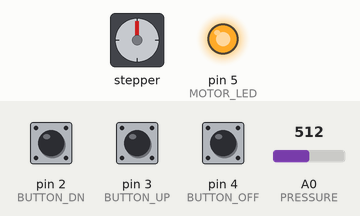
Bench run of a sketch on a simulated Arduino Uno, built with avr-gcc and run on an emulated ATmega328P. Shown: stepper motor, output pins drawn as LEDs (lit = HIGH). The inputs (shaded band) are chosen by the test bench; at power-on: A0 (PRESSURE) = 512, pin 2 (BUTTON_DN) LOW, pin 3 (BUTTON_UP) LOW, pin 4 (BUTTON_OFF) HIGH. Stepper angles assume 200 steps per turn.

Above: at 1.2 s.
1.3 s: A0 (PRESSURE) set to 529
At 1.45 s:
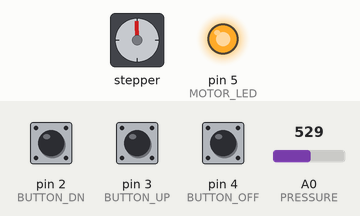
At 2.05 s:
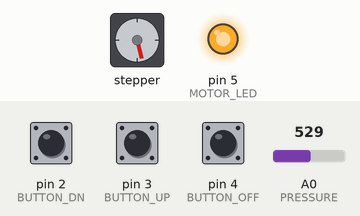
Timing chart, 0 to 19.3 s (numbered marks = the images above; inputs shaded):
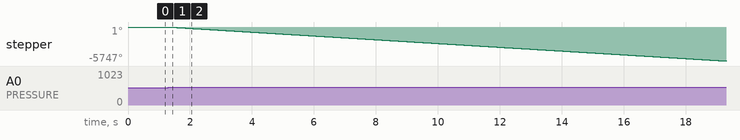

Measured:
- the behaviour switches between 512 and 513 on A0 (PRESSURE) (found by bisection; images 0 and 1)
- after the input at 1.3 s, stepper: keeps turning counter-clockwise at about 319°/s, starting at once

The sketch:

adaStep01.ino
```cpp
/***********************************************************
*JAMES ROSS adapted from <name>
*6 FEBRUARY 2016
*CLIENT:
*PROJECT: PSI pressure value w/ stepper motor.
*
*ABSTRACT: Program to monitor pressure and adjust by
*activating a stepper controlled preseure relief valve.
***********************************************************/

//#define DEBUG 1    //comment out to suppress debug prints
#include <Wire.h>
#include <Adafruit_PWMServoDriver.h>
#include <Adafruit_MotorShield.h>
#include "adaStep01.h"

/* TODO: Once all pressure values are honed and tested: If targetPressure or
         sensorValue never utilizes float, make integers. */
volatile float targetPressure = 682.0;  // Arbitrarily set to about 3000psi.
volatile float sensorValue = 0.0;       // Return value from pressure read.
unsigned int openStepCount = 0;         // number of OPEN_STEP's done pre close

// shield object
Adafruit_MotorShield AFMS = Adafruit_MotorShield();
// stepper object w/ number of motors. counts, port#2 (m3 m4)
Adafruit_StepperMotor *myMotor = AFMS.getStepper(STEP_REV, STEP_CH);

// function prototypes
void init_valve();  // initialize the LED and the coils.
void open_valve();  // opens valve, decreases pressure.
void close_valve(); // close valve, increase pressure.
void clear_clog();  // clog occured, clear the valve.

/******************************************************************************
*                   INTERRUPT SERVICE ROUTINES:
******************************************************************************/

/******************************************************************************
*           ISR TO CLOSE VALVE BASED ON BUTTON_DN PRESS:
******************************************************************************/
void increase_pressure_ISR(){
  targetPressure += INC_TARGET;
}//end increase_pressure_ISR

/******************************************************************************
*           ISR TO OPEN VALVE BASED ON BUTTON_UP PRESS:
******************************************************************************/
void decrease_pressure_ISR(){
  targetPressure -= DEC_TARGET;
}//end decrease_pressure_ISR

/******************************************************************************
*                           VOID SETUP:
******************************************************************************/
void setup()  // Setup called once in every program to initialize everything.
{
    AFMS.begin();          // default frequency 1.6KHz
    Serial.begin(SERIAL_V);// prints out analog voltage on display

    // motor setup routines
    myMotor->setSpeed(XXRPM);
    myMotor->release();


    pinMode(PRESSURE, INPUT);   // pressure reading from sensor
    pinMode(BUTTON_DN, INPUT);  // pressure increase button
    pinMode(BUTTON_UP, INPUT);  // pressure decrease button
    pinMode(BUTTON_OFF, INPUT); // sepper motor off button

    pinMode(MOTOR_LED, OUTPUT); // motor power green LED

    // Interupts only works on pins 2,3 for ATMEGA328
    attachInterrupt(0, decrease_pressure_ISR, CHANGE);
    attachInterrupt(1, increase_pressure_ISR, CHANGE);

    // TODO: think about moving away from prepressurizing the system.
    sensorValue = analogRead(PRESSURE); // the initial pressure.
    targetPressure = sensorValue;       // the initial target pressure.

    init_valve(); // initialize the LED and coils
} // end setup

/******************************************************************************
*                           VOID LOOP:
******************************************************************************/
void loop()
{//******************* Motor Power Logic **************************************
    if(0==digitalRead(BUTTON_OFF)){ // check off button.
        myMotor->release();
        digitalWrite(MOTOR_LED, LOW); // motor power light OFF
        DEBUG_PRINTNL("Motor OFF");
    }//end if
    else{// motor is ON
//**************** Acheive target pressure ************************************
        while((sensorValue = analogRead(PRESSURE)) > targetPressure){
            if(sensorValue > CLOG_VAL(targetPressure)){
                clear_clog();
                DEBUG_STATE_PRINT("CLOG", targetPressure, sensorValue);
            }//end if
            else{
                open_valve();
                DEBUG_STATE_PRINT("HIGH", targetPressure, sensorValue);
            }//end else if
        }// end while

        if(sensorValue < targetPressure){
            close_valve();
            DEBUG_STATE_PRINT("LOW", targetPressure, sensorValue);
        } //end if

        #ifdef DEBUG
        if(sensorValue == targetPressure){
            DEBUG_STATE_PRINT("STEADY", targetPressure, sensorValue);}
        #endif
    }//end else
} // end loop()

/******************************************************************************
*                           VOID INIT_VALVE:
******************************************************************************/
void init_valve(){
    digitalWrite(MOTOR_LED, HIGH); // motor power light ON
    // Enable to coils.
    myMotor->step(INIT_STEP, BACKWARD, INTERLEAVE);
    delay(10); // TODO: check if delay is required
    myMotor->step(INIT_STEP, FORWARD, INTERLEAVE);
}// end init_valve

/******************************************************************************
*                           VOID OPEN_VALVE:
******************************************************************************/
void open_valve(){
        myMotor->step(OPEN_STEP, BACKWARD, INTERLEAVE);
        ++openStepCount;
        DEBUG_PRINTNL("OPENING Valve, Decreasing Pressure");
}// end open_valve

/******************************************************************************
*                       VOID CLOSE_VALVE:
******************************************************************************/
void close_valve(){
        myMotor->step(CLOSE_STEP(openStepCount), FORWARD, INTERLEAVE);
        openStepCount = 0;
        DEBUG_PRINTNL("CLOSING Valve, Increasing Pressure");
}// end close_valve

/******************************************************************************
*                           VOID CLEAR_CLOG:
******************************************************************************/
void clear_clog(){
    myMotor->step(CLOG_STEP, BACKWARD, INTERLEAVE);
    delay(1);
    myMotor->step(CLOG_STEP, FORWARD, INTERLEAVE);
    DEBUG_PRINTNL("ALTERNATING pressure to clear a clog");
}// end clear_clog
/******************************************************************************
*                               EOF
******************************************************************************/
```

adaStep01.h
```cpp
/***********************************************************
*JAMES ROSS
*6 FEBRUARY 2016
*CLIENT:
*PROJECT: PSI pressure value w/ stepper motor.
*
*ABSTRACT: Header file defining pin assignments and
*common values used througout the program.
***********************************************************/
// Debug print macros
#ifdef DEBUG
    #define DEBUG_STATE_PRINT(state, target, sens){                            \
        Serial.print("Pressure " state " , Target: ");                         \
        Serial.print(target);                                                  \
        Serial.print(" Sample: ");                                             \
        Serial.println(sens);                                                  \
    } //end debug_state_print

    #define DEBUG_PRINT(toPrint)   Serial.print(tPrint);
    #define DEBUG_PRINTNL(toPrint) Serial.println(toPrint);
#else // The macros do nothing.
    #define DEBUG_STATE_PRINT(state, target, sens)
    #define DEBUG_PRINT(toPrint)
    #define DEBUG_PRINTNL(toPrint)
#endif


// Arduino values
#define SERIAL_V         9600  // analog voltage on display

// Clog values
#define CLOG_OFFSET      36.0  // offset from a target value showing a clog
#define CLOG_VAL(target) ((target)+CLOG_OFFSET) //value when clogged

// Motor values
#define STEP_REV    200  // steps per revolution on the motor
#define STEP_CH     2    // associated stepper channel for the motor
#define XXRPM       60   // setup xx rpm of motor.

// Step sizes
#define INIT_STEP   1         // initial steps for coils
#define CLOG_STEP   25        // open and close value for clog removal
#define OPEN_STEP   1         // open valve
#define CLOSE_STEP(stepCount) (OPEN_STEP*(stepCount)) // close valve

// ISR targetPressure granularity
#define INC_TARGET  1   // increase ammount
#define DEC_TARGET  1   // decrease ammount

// Physical pins:
#define PRESSURE    A0  //ANALOG INPUT FOR PRESSURE SENSOR
#define BUTTON_DN   2   //DECREASE PRESSURE
#define BUTTON_UP   3   //INCREASE PRESSURE
#define BUTTON_OFF  4   //DISABLE/ENABLE MOTOR
#define MOTOR_LED   5   //MOTOR POWER INDICATOaR LED
/******************************************************************************
*                               EOF
******************************************************************************/
```
